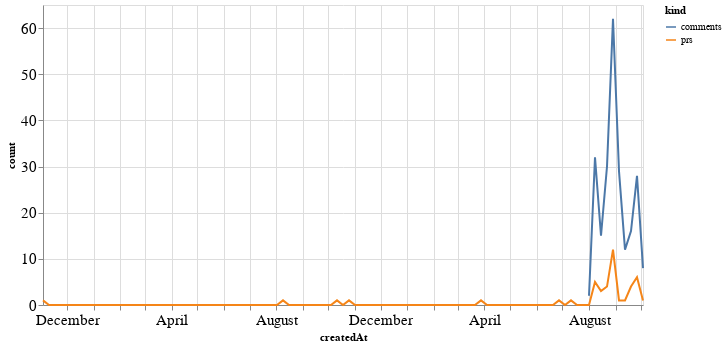

The notebook cell this image was saved under:
### Code cell
alt.Chart(total_time, width=600).mark_line().encode(
    x='createdAt',
    y='count',
    color='kind'
)

### Figure 1 — Vega-Lite specification as saved in the notebook (floating-point values rounded to 4 significant figures; data arrays with more than 128 entries replaced by an {"elided": "..."} marker saying what was removed)
{"config": {"axisLeft": {"labelFontSize": 15}, "axisBottom": {"labelFontSize": 15}}, "data": {"name": "data-84a97de8cd22d34128d7ab6f1a3b2dae"}, "mark": "line", "encoding": {"color": {"type": "nominal", "field": "kind"}, "x": {"type": "temporal", "field": "createdAt"}, "y": {"type": "quantitative", "field": "count"}}, "width": 600, "$schema": "https://vega.github.io/schema/vega-lite/v4.8.1.json", "datasets": {"data-84a97de8cd22d34128d7ab6f1a3b2dae": {"elided": "202 records"}}}
